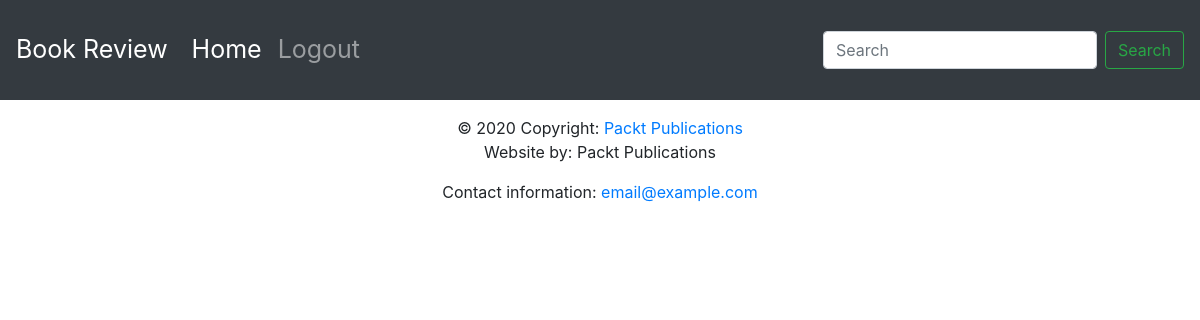
The page /books/ on the database as committed earlier.
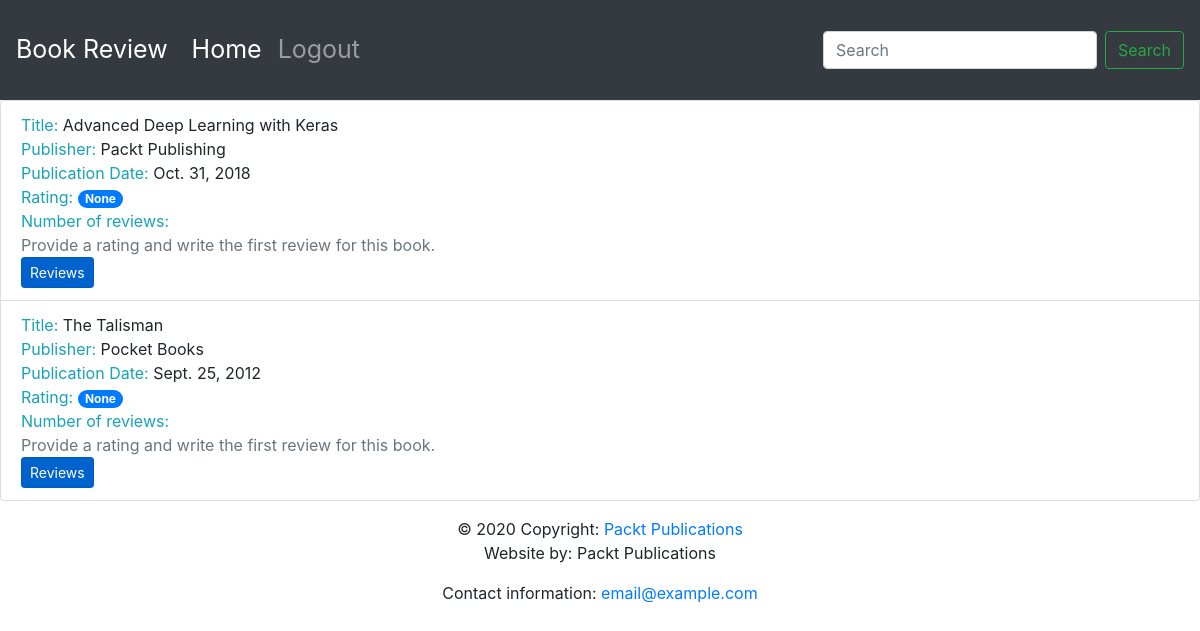
The same page on the database as committed later.
### reviews/models.py (models this page shows, shortened)
class Book(models.Model):
    title = models.CharField(
        max_length=70,
        help_text="The title of the book."
    )
    publication_date = models.DateField(
        verbose_name="Date the book was published."
    )
    isbn = models.CharField(
        max_length=20,
        verbose_name="ISBN number of the book."
    )
    publisher = models.ForeignKey(
        Publisher,
        on_delete=models.CASCADE
    )
    contributors = models.ManyToManyField(
        'Contributor',
        through="BookContributor"
    )

class Publisher(models.Model):
    name = models.CharField(
        max_length = 50,
        help_text="The name of the Publisher."
    )
    website = models.URLField(
        help_text="The Publisher's website."
    )
    email = models.EmailField(
        help_text="The Publisher's email address."
    )
    def __str__(self):
        return self.name

### reviews/views.py (the view)
# urls.py: path('books/', views.book_list, name='book_list'),
def book_list(request):
    books = Book.objects.all()
    book_list = []
    for book in books:
        reviews = book.review_set.all()
        if reviews:
            book_rating = average_rating([review.rating for review in reviews])
            number_of_reviews = len(reviews)
        else:
            book_rating = None
            number_of_reviews = 0
        book_list.append(
            {'book': book,
             'book_rating': book_rating,
             'number of reviews': number_of_reviews}
        )
    context = {
        'book_list': book_list
    }
    return render(request, 'reviews/books_list.html', context)

### reviews/templates/reviews/books_list.html (shortened to what this page needs)
{% extends 'base.html' %}
{% block content %}
<ul class="list-group">
    {% for item in book_list %}
    <li class="list-group-item">
        <span class="text-info">Title: </span><span>{{ item.book.title }}</span>
        <br>
        <span class="text-info">Publisher: </span><span>{{ item.book.publisher }}</span>
        <br>
        <span class="text-info">Publication Date: </span><span>{{ item.book.publication_date }}</span>
        <br>
        <span class="text-info">Rating: </span><span class="badge badge-primary badge-pill">{{ item.book_rating }}</span>
        <br>
        <span class="text-info">Number of reviews: </span>
        <br>
        {% if item.book_rating is null %}
        <span class="text-secondary">Provide a rating and write the first review for this book.</span>
        <br>
        {% endif %}
        <a class="btn btn-primary btn-sm active" role="button" aria-pressed="true" href="/book/{{ item.book.id }}/">
            Reviews
        </a>
    </li>
    {% endfor %}
</ul>
{% endblock %}

### templates/base.html (shortened to what this page needs)
<!doctype html>
{% load static %}
<html lang="en">
<head>
    <link rel="stylesheet" href="https://stackpath.bootstrapcdn.com/bootstrap/4.4.1/css/bootstrap.min.css" integrity=
            "sha384-Vkoo8x4CGsO3+Hhxv8T/Q5PaXtkKtu6ug5TOeNV6gBiFeWPGFN9MuhOf23Q9Ifjh">
    <link rel="stylesheet" href="https://cdnjs.cloudflare.com/ajax/libs/font-awesome/4.7.0/css/font-awesome.min.css">
</head>
<body>
    <nav class="navbar navbar-expand-sm navbar-dark bg-dark sticky-top">
          <a class="navbar-brand" href="/">Book Review</a>
          <div class="collapse navbar-collapse" id="navbarSupportedContent">
            <ul class="navbar-nav mr-auto">
              <li class="nav-item active">
                <a class="nav-link" href="/books/">Home <span class="sr-only">(current)</span></a>
              </li>
              <li class="nav-item">
                <a class="nav-link" href="#">Logout</a>
              </li>
            </ul>
            <form class="form-inline my-2 my-lg-0">
              <input class="form-control mr-sm-2" type="search" placeholder="Search" aria-label="Search">
              <button class="btn btn-outline-success my-2 my-sm-0" type="submit">Search</button>
            </form>
          </div>
        </nav>
         {% block content %}{% endblock %}
  <footer class="page-footer font-small blue">
    <div class="footer-copyright text-center py-3">© 2020 Copyright:
      <a href="https://www.packtpub.com"> Packt Publications</a>
      <p>Website by: Packt Publications</p>
      <p>Contact information: <a href="mailto:email@example.com">email@example.com</a></p>
    </div>
  </footer>
</body>
</html>

### templates/base.html (style rules this page uses)
.navbar { min-height: 100px; font-size: 25px; }
.navbar-brand { font-size: 25px; }

Rows that differ between the two databases and show on the page:
added Book: book "Advanced Deep Learning with Keras", book.publisher "Packt Publishing", book.publication_date "Oct. 31, 2018", book_rating "None"
added Book: book "The Talisman", book.publisher "Pocket Books", book.publication_date "Sept. 25, 2012", book_rating "None"
